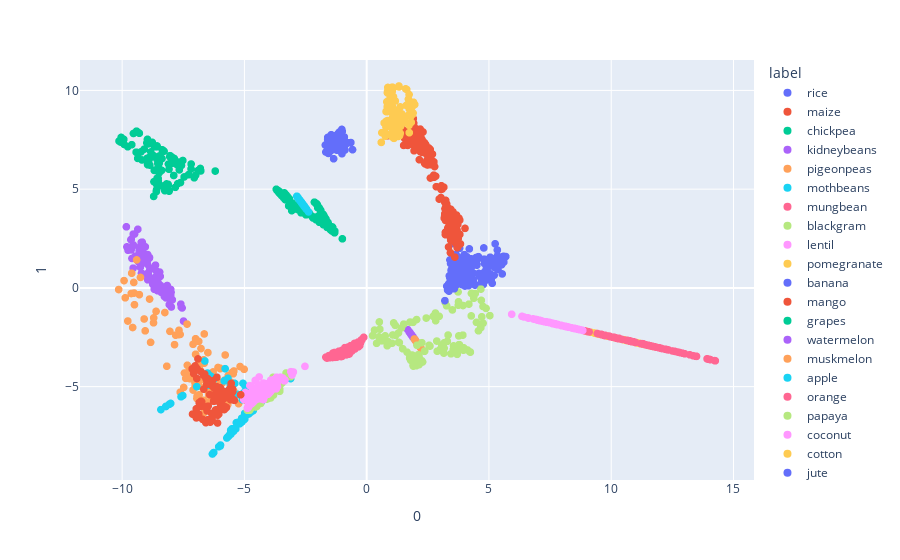

Notebook code for this chart:
### Markdown cell above
-- Interpretación:
* Cada punto representa una muestra del conjunto de datos origina
* A posición de cada punto en el plano 2D representa su ubicación después de la reducción de dimensionalidad mediante Isomap.
* Los colores de los puntos indican la clase
* La distancia entre los puntos en el gráfico de dispersión refleja las relaciones de proximidad o similitud entre las muestras en el espacio original.

### Code cell
isomap_df = Isomap(n_neighbors=6, n_components=2)
isomap_df.fit(df_std)
projections_isomap = isomap_df.transform(df_std)

fig = px.scatter(
projections_isomap, x=0, y=1,
color=df['label'], labels={'color': 'label'}
)

fig.update_traces(marker_size=8)
fig.show()
